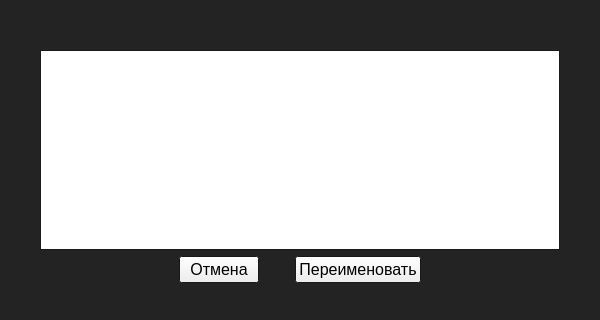
<?xml version="1.0" encoding="UTF-8"?>
<ui version="4.0">
 <class>RenameWindow</class>
 <widget class="QWidget" name="RenameWindow">
  <property name="geometry">
   <rect>
    <x>0</x>
    <y>0</y>
    <width>600</width>
    <height>320</height>
   </rect>
  </property>
  <property name="palette">
   <palette>
    <active>
     <colorrole role="WindowText">
      <brush brushstyle="SolidPattern">
       <color alpha="255">
        <red>204</red>
        <green>204</green>
        <blue>204</blue>
       </color>
      </brush>
     </colorrole>
     <colorrole role="Base">
      <brush brushstyle="SolidPattern">
       <color alpha="255">
        <red>255</red>
        <green>255</green>
        <blue>255</blue>
       </color>
      </brush>
     </colorrole>
     <colorrole role="Window">
      <brush brushstyle="SolidPattern">
       <color alpha="255">
        <red>35</red>
        <green>35</green>
        <blue>35</blue>
       </color>
      </brush>
     </colorrole>
    </active>
    <inactive>
     <colorrole role="WindowText">
      <brush brushstyle="SolidPattern">
       <color alpha="255">
        <red>204</red>
        <green>204</green>
        <blue>204</blue>
       </color>
      </brush>
     </colorrole>
     <colorrole role="Base">
      <brush brushstyle="SolidPattern">
       <color alpha="255">
        <red>255</red>
        <green>255</green>
        <blue>255</blue>
       </color>
      </brush>
     </colorrole>
     <colorrole role="Window">
      <brush brushstyle="SolidPattern">
       <color alpha="255">
        <red>35</red>
        <green>35</green>
        <blue>35</blue>
       </color>
      </brush>
     </colorrole>
    </inactive>
    <disabled>
     <colorrole role="WindowText">
      <brush brushstyle="SolidPattern">
       <color alpha="255">
        <red>190</red>
        <green>190</green>
        <blue>190</blue>
       </color>
      </brush>
     </colorrole>
     <colorrole role="Base">
      <brush brushstyle="SolidPattern">
       <color alpha="255">
        <red>35</red>
        <green>35</green>
        <blue>35</blue>
       </color>
      </brush>
     </colorrole>
     <colorrole role="Window">
      <brush brushstyle="SolidPattern">
       <color alpha="255">
        <red>35</red>
        <green>35</green>
        <blue>35</blue>
       </color>
      </brush>
     </colorrole>
    </disabled>
   </palette>
  </property>
  <property name="windowTitle">
   <string>Лабораторная работа №2</string>
  </property>
  <layout class="QVBoxLayout" name="verticalLayout">
   <item>
    <layout class="QGridLayout" name="gridLayout">
     <item row="0" column="1">
      <spacer name="verticalSpacer_3">
       <property name="orientation">
        <enum>Qt::Vertical</enum>
       </property>
       <property name="sizeHint" stdset="0">
        <size>
         <width>20</width>
         <height>40</height>
        </size>
       </property>
      </spacer>
     </item>
     <item row="1" column="0">
      <spacer name="horizontalSpacer">
       <property name="orientation">
        <enum>Qt::Horizontal</enum>
       </property>
       <property name="sizeHint" stdset="0">
        <size>
         <width>21</width>
         <height>20</height>
        </size>
       </property>
      </spacer>
     </item>
     <item row="1" column="1">
      <widget class="QTableView" name="tableView">
       <property name="minimumSize">
        <size>
         <width>520</width>
         <height>200</height>
        </size>
       </property>
       <property name="font">
        <font>
         <pointsize>16</pointsize>
        </font>
       </property>
      </widget>
     </item>
     <item row="1" column="2">
      <spacer name="horizontalSpacer_2">
       <property name="orientation">
        <enum>Qt::Horizontal</enum>
       </property>
       <property name="sizeHint" stdset="0">
        <size>
         <width>21</width>
         <height>20</height>
        </size>
       </property>
      </spacer>
     </item>
    </layout>
   </item>
   <item>
    <spacer name="verticalSpacer_2">
     <property name="orientation">
      <enum>Qt::Vertical</enum>
     </property>
     <property name="sizeHint" stdset="0">
      <size>
       <width>138</width>
       <height>1</height>
      </size>
     </property>
    </spacer>
   </item>
   <item>
    <layout class="QGridLayout" name="gridLayout_2">
     <item row="0" column="0">
      <layout class="QHBoxLayout" name="horizontalLayout">
       <item>
        <spacer name="horizontalSpacer_3">
         <property name="orientation">
          <enum>Qt::Horizontal</enum>
         </property>
         <property name="sizeHint" stdset="0">
          <size>
           <width>40</width>
           <height>20</height>
          </size>
         </property>
        </spacer>
       </item>
       <item>
        <widget class="QPushButton" name="pushButton_2">
         <property name="font">
          <font>
           <pointsize>12</pointsize>
          </font>
         </property>
         <property name="text">
          <string>Отмена</string>
         </property>
        </widget>
       </item>
       <item>
        <spacer name="horizontalSpacer_5">
         <property name="orientation">
          <enum>Qt::Horizontal</enum>
         </property>
         <property name="sizeType">
          <enum>QSizePolicy::Fixed</enum>
         </property>
         <property name="sizeHint" stdset="0">
          <size>
           <width>30</width>
           <height>20</height>
          </size>
         </property>
        </spacer>
       </item>
       <item>
        <widget class="QPushButton" name="pushButton">
         <property name="font">
          <font>
           <pointsize>12</pointsize>
          </font>
         </property>
         <property name="text">
          <string>Переименовать</string>
         </property>
        </widget>
       </item>
       <item>
        <spacer name="horizontalSpacer_4">
         <property name="orientation">
          <enum>Qt::Horizontal</enum>
         </property>
         <property name="sizeHint" stdset="0">
          <size>
           <width>40</width>
           <height>20</height>
          </size>
         </property>
        </spacer>
       </item>
      </layout>
     </item>
     <item row="1" column="0">
      <spacer name="verticalSpacer">
       <property name="orientation">
        <enum>Qt::Vertical</enum>
       </property>
       <property name="sizeHint" stdset="0">
        <size>
         <width>17</width>
         <height>27</height>
        </size>
       </property>
      </spacer>
     </item>
    </layout>
   </item>
  </layout>
 </widget>
 <resources/>
 <connections/>
</ui>
